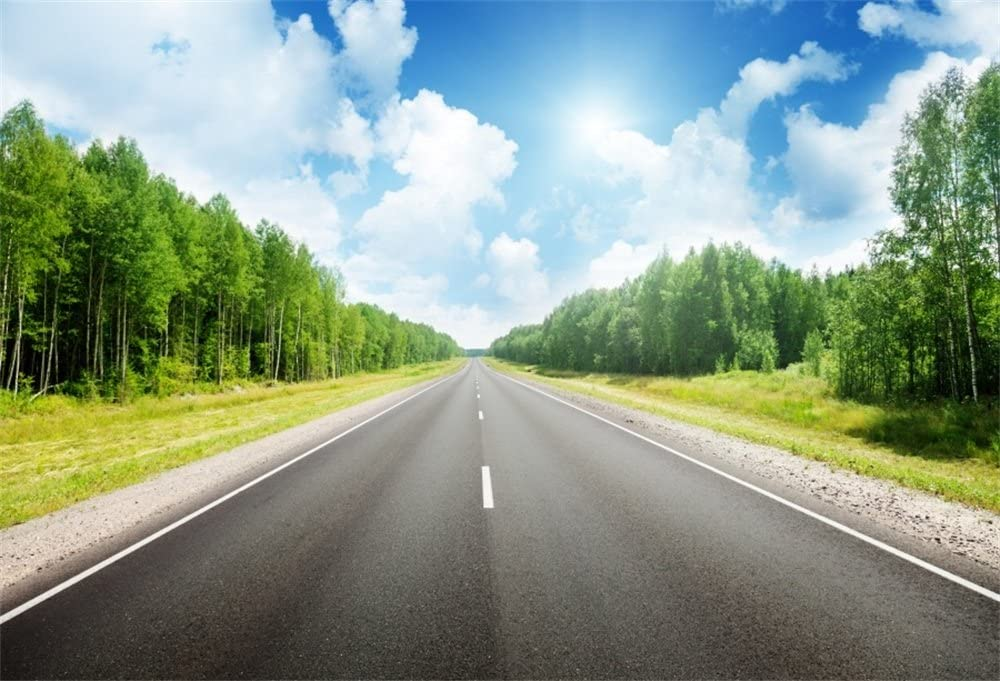
%> input picture Term Project/draft/pic2.jpg, 1000 x 681 px, given in place of pic2.tif, which was not available
$ octave Segment_test.m   (GNU Octave 9; MATLAB toolbox functions it lacks are replaced by stand-ins)
%> lines starting %> are read from the running program, lines starting %| are printed output that depends on the picture; in (x1, y1, x2, y2) boxes, pixels count from 0 and x2, y2 are one past the last pixel; in counts of white or black regions, pixels touching at a corner belong together; the program's own positions count from 1; pictures that were not available may be replaced by others from this repository, and a replacement may not be noted
### Term Project/src/Segmentation.m
function [output,bw] = Segmentation(img, num)
% [13 lines of commented-out code are left out]

    [L,N] = superpixels(img, num);
    % L ---> region of matrix (enumrate the number to distinguish the areas)
    % N ---> total number of superpixels
    bound_idx = label2idx(L);
    % bound_idx ---> like a cells array, each cell has every indexs of that
    % region
    Ln = numel(L);
    % Ln ---> total pixels of the image
    output = img;

    % color the region we divide
    for k = 1:N
        idx = bound_idx{k};
        output(idx) = mean(img(idx));
        output(idx+Ln) = mean(img(idx+Ln));
        output(idx+2*Ln) = mean(img(idx+2*Ln));
    end

    bw = boundarymask(L);
%     figure(1)
%     subplot(1,2,1),imshow(output),title('segmentation result');
%     subplot(1,2,2),imshow(imoverlay(img,bw,'black'),'InitialMagnification',100),title('segmentation line');

end

### Term Project/src/Segment_test.m
% image_name = "../picture/nature/wasteland.tif";
image_name = "../picture/pic2.tif";
% sky_image_name = '../picture/skybase2/night.tif';
sky_image_name = '../picture/skybase/dust.tif';               % fig.3 bset
image = imread(image_name);
%> image is the input picture: size 681x1000x3 uint8; mean R, G, B 137.6, 154.4, 137.6
sky_image = imread(sky_image_name);
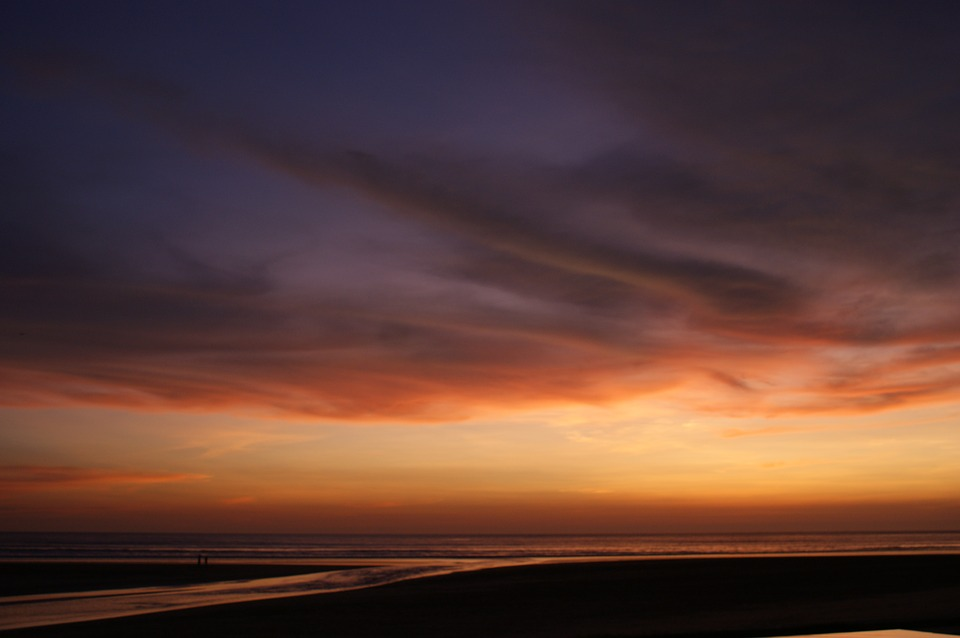
%> input picture Term Project/src/testcase/dust.jpg, 960 x 638 px, given in place of dust.tif, which was not available
%> sky_image is the input picture: size 638x960x3 uint8; mean R, G, B 90.7, 60.4, 53.6
image = imresize(image, [600,800], 'bilinear');
%> image: size 600x800x3 uint8
sky_image = imresize(sky_image, [500,800], 'bilinear');
%> sky_image: size 500x800x3 uint8
[row, column, ~] = size(image);
%> row = 600; column = 800

% test_image = imColorSep(image);
figure(1)
imshow(image);
title('original image');
num = 350;
[output,bw] = Segmentation(image, num);
%> in Segmentation, `[L,N] = superpixels(img, num);`:
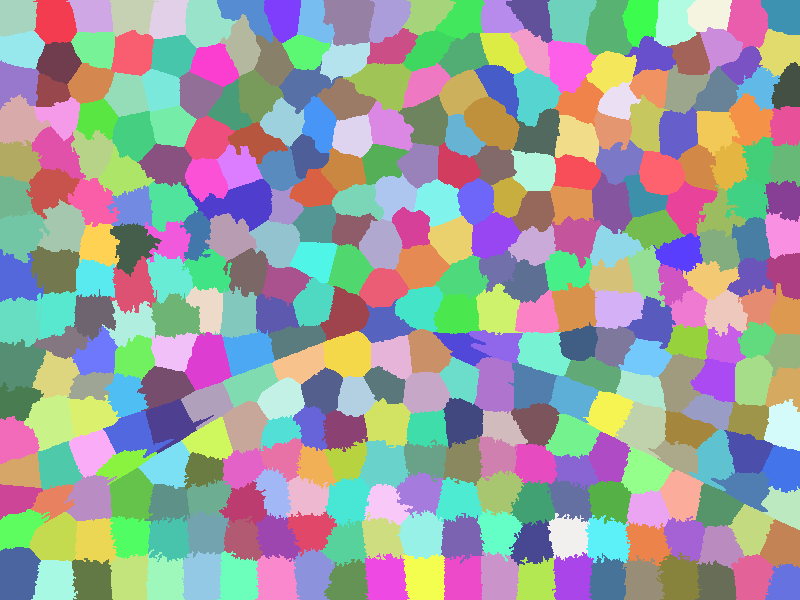
%> L: size 600x800 double; 351 distinct labels, from 1 to 351; one colour per label, 0 black
%> in Segmentation, `[L,N] = superpixels(img, num);`: N = 351
%> in Segmentation, `bound_idx = label2idx(L);`: bound_idx = 351 items
%> after the loop in Segmentation, `for k = 1:N`:
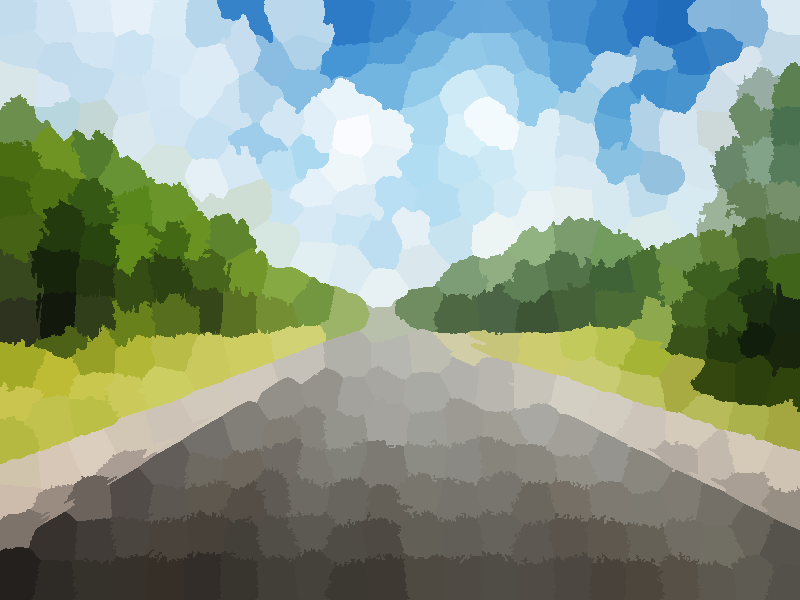
%> output: size 600x800x3 uint8; mean R, G, B 137.6, 154.4, 137.5
%> in Segmentation, `bw = boundarymask(L);`:
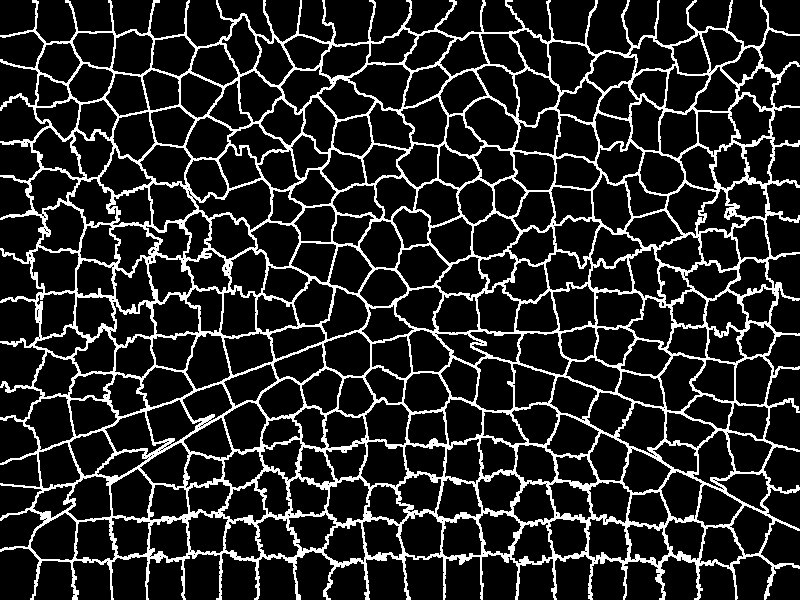
%> bw: size 600x800 logical; 15% white in thin lines or dots

gray_opt = rgb2gray(output);
[grad, ~] = imgradient(gray_opt);
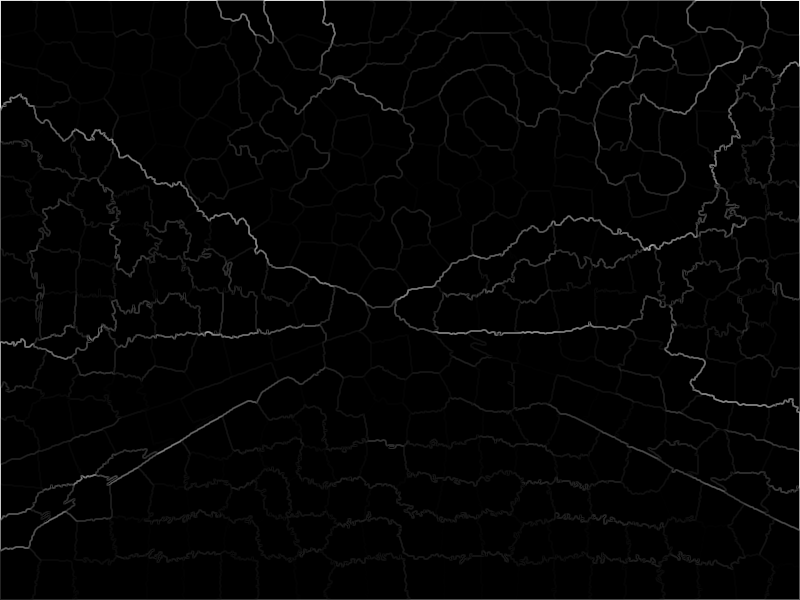
%> grad: size 600x800 double; min 0, max 975.8, mean 15.5; drawn with min black and max white
% bdr = Calculate_border(grad, 80);

hsv_img = rgb2hsv(output);
%> hsv_img: size 600x800x3 double; mean H, S, V 0.303, 0.302, 0.643
b = zeros(column,1);
for x = 1:1:column
    b(x) = row;
    for y = 1:1:row
        if ~((hsv_img(y,x,1) >= 190/360 && hsv_img(y,x,1) <= 290/360) || (hsv_img(y,x,3) >= 0.85))
            b(x) = y;
            break;
        end
    end
end
%> after the loop, b = 800 values, max 309 at index 373, min 63 at index 795, mean 207.4

% img_clt_trans = ColorTransformation3(image , sky_image);
img_clt_trans = im2double(imhistmatch(image , sky_image));

for i = 1:1:row
    for j = 1:1:column
        if i <= b(j)
            img_clt_trans(i,j,:) = im2double(sky_image(i,j,:));
            image(i,j,:) = sky_image(i,j,:);
        end
    end
end
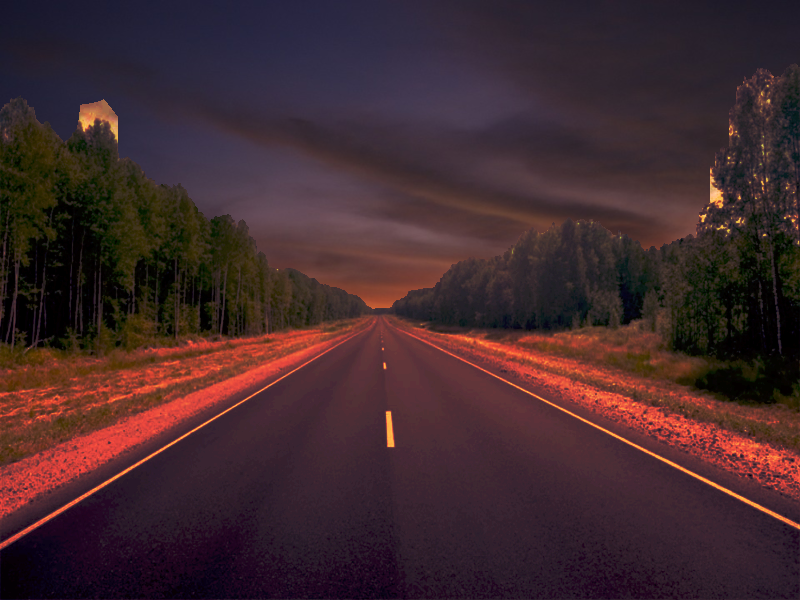
%> img_clt_trans: size 600x800x3 double; mean R, G, B 0.253, 0.159, 0.176

figure(3)
imshow(img_clt_trans);

% [11 lines of commented-out code are left out]
img_clt_trans_avg = img_clt_trans;
avg_size = 5;
for j = 1:1:column
    img_clt_trans_avg(b(j),j,:) = mean(img_clt_trans_avg(b(j)-avg_size:b(j)+avg_size,j,:));
    image(b(j),j,:) = mean(image(b(j)-avg_size:b(j)+avg_size,j,:));
end
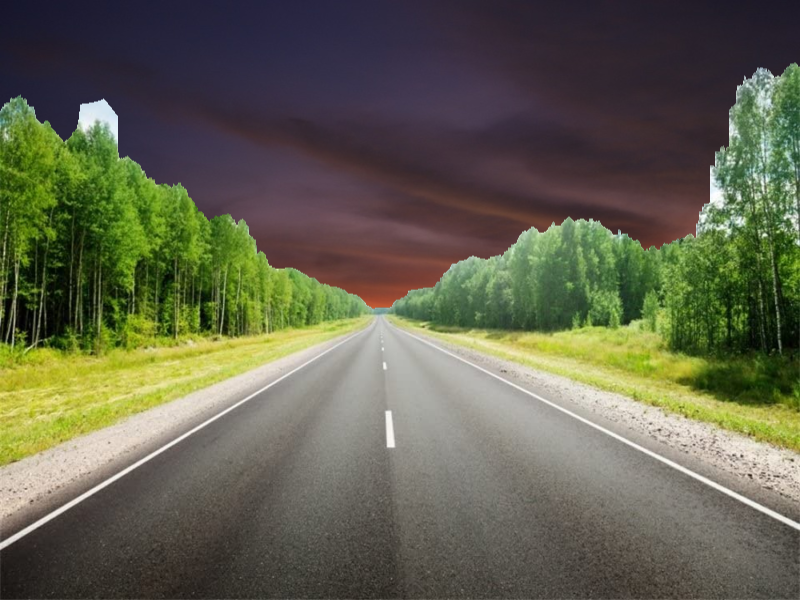
%> image: size 600x800x3 uint8; mean R, G, B 97.5, 97.8, 77.5
%> img_clt_trans_avg: size 600x800x3 double; 0.17% of pixels changed, all inside (x1, y1, x2, y2) = (0, 62, 800, 309)
figure(4)
imshow(img_clt_trans_avg);

% lowpass Gaussian
img_clt_trans_avg = img_clt_trans;
K = 1;
sigma = 1;
kernel_size = 3;
center = ceil(kernel_size/2);
kernel = zeros(kernel_size , kernel_size);
for i=1:kernel_size
    for j=1:kernel_size
        kernel(i , j) = K * exp( -( ( abs(i-center)^2 + abs(j-center)^2 ) / (2*sigma^2) ));
    end
end
for j = center:1:column-center
    temp = img_clt_trans_avg( b(j)-(kernel_size-center):b(j)+(kernel_size-center) , j-(kernel_size-center):j+(kernel_size-center), : );
    temp1 = sum((temp(: , : , 1) .* kernel) , 'all') / sum(kernel , 'all');
    temp2 = sum((temp(: , : , 2) .* kernel) , 'all') / sum(kernel , 'all');
    temp3 = sum((temp(: , : , 3) .* kernel) , 'all') / sum(kernel , 'all');
    img_clt_trans_avg(b(j),j,1) = temp1;
    img_clt_trans_avg(b(j),j,2) = temp2;
    img_clt_trans_avg(b(j),j,3) = temp3;
end
%> this loop made 797 passes
%> (temp1, temp2, temp3) on passes 1 to 3: (0.179, 0.149, 0.202), (0.157, 0.134, 0.202), (0.217, 0.167, 0.209)
%> img_clt_trans_avg: size 600x800x3 double; 0.17% of pixels changed, all inside (x1, y1, x2, y2) = (1, 62, 798, 309)

figure(5)
% imshow(img_clt_trans_gau);
imshow(img_clt_trans_avg);

% [73 lines of commented-out code are left out]
